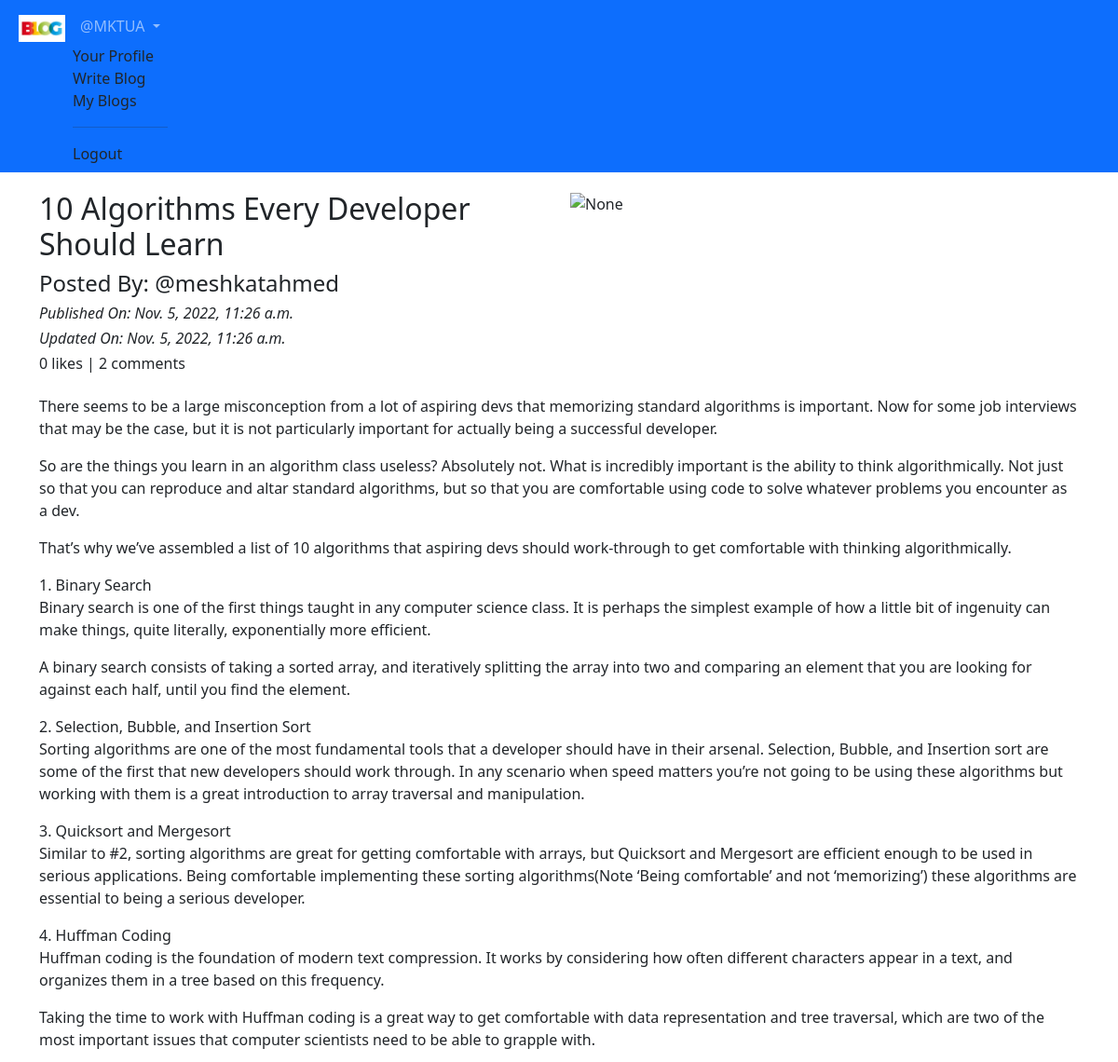
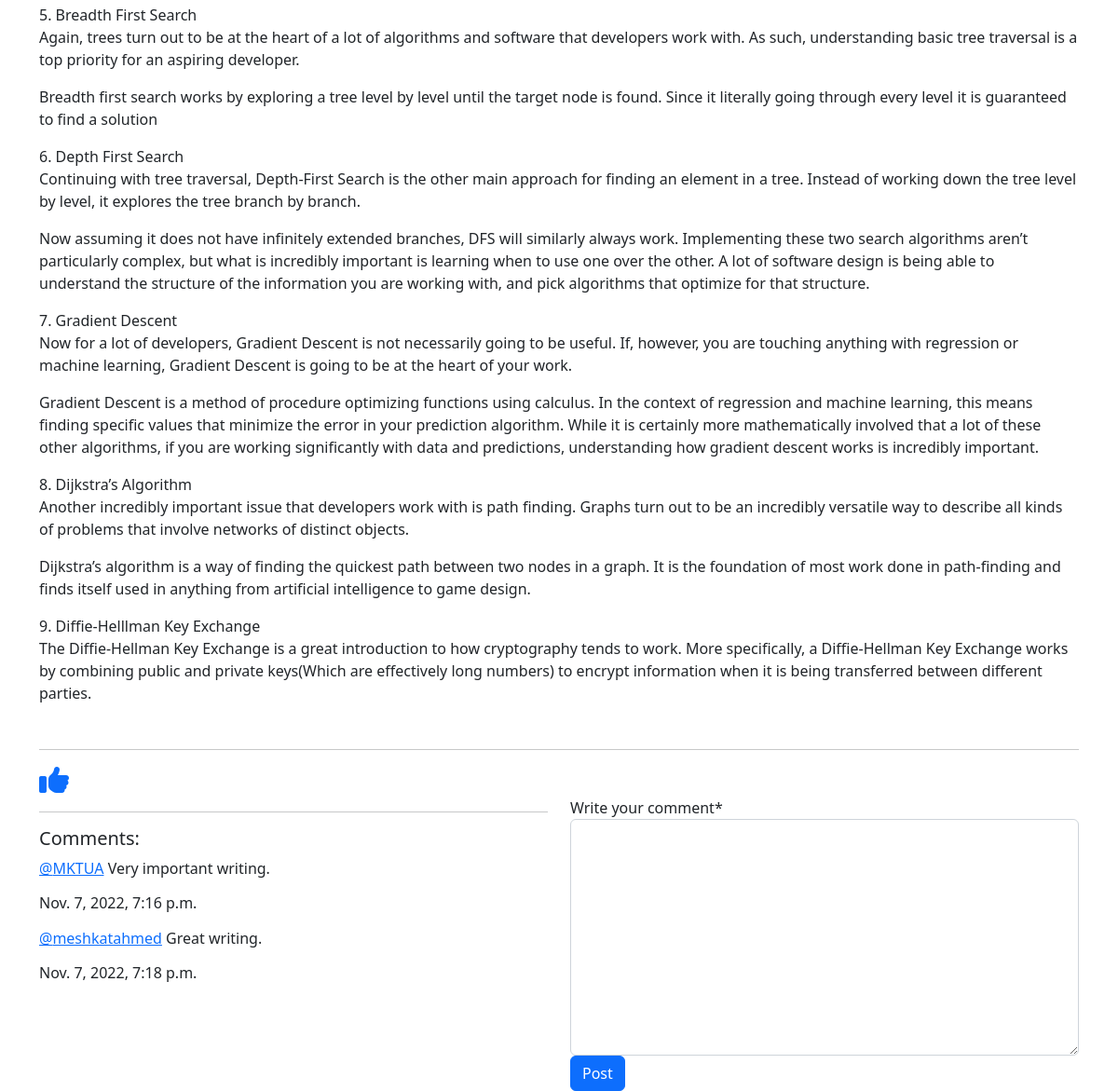
Page /blog/details/10-Algorithms-Every-Developer-Should-Learn-4bfb60c4-b2c4-416b-a7b5-a76bc008601c/ (signed in) on the earlier database version (2 pictures, top to bottom).
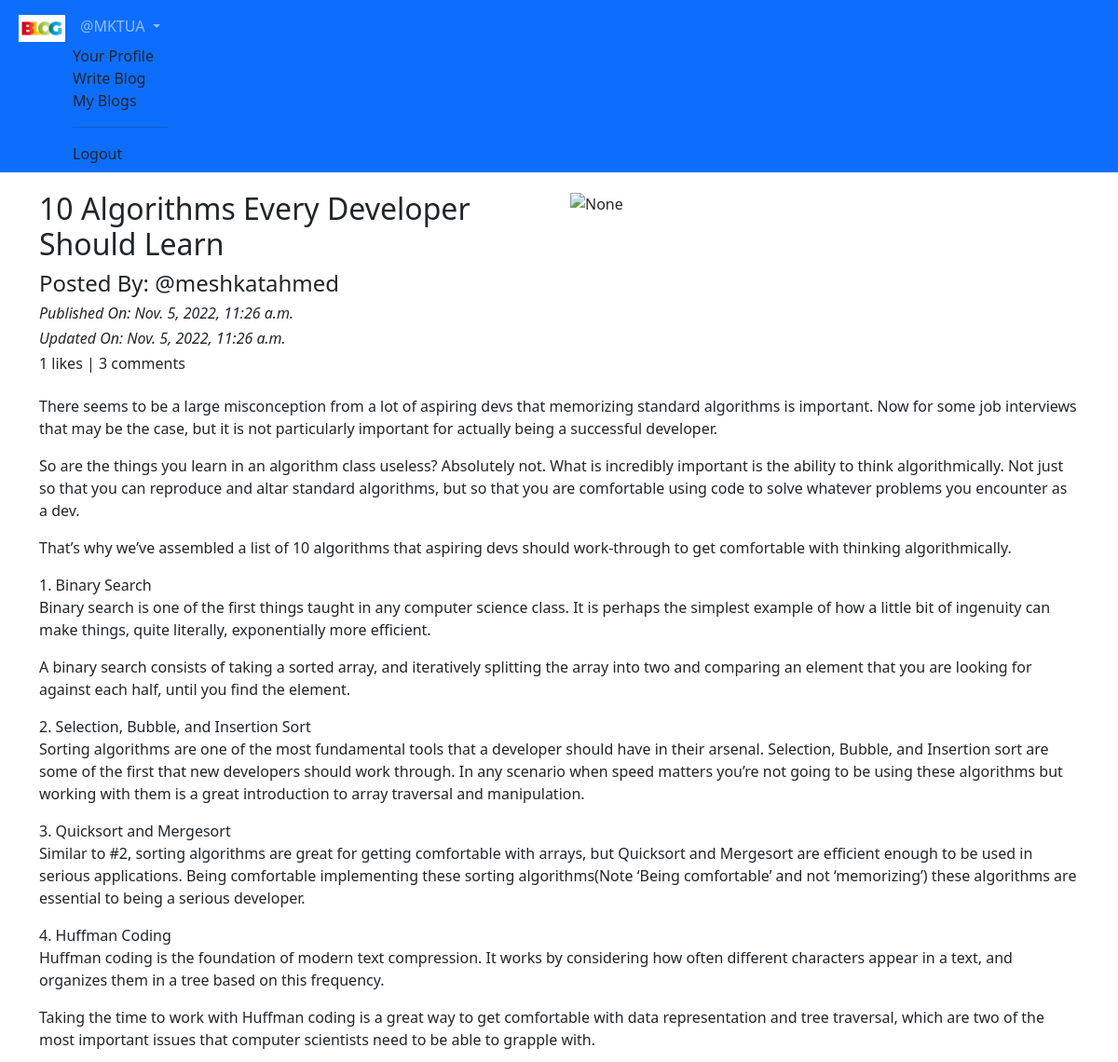
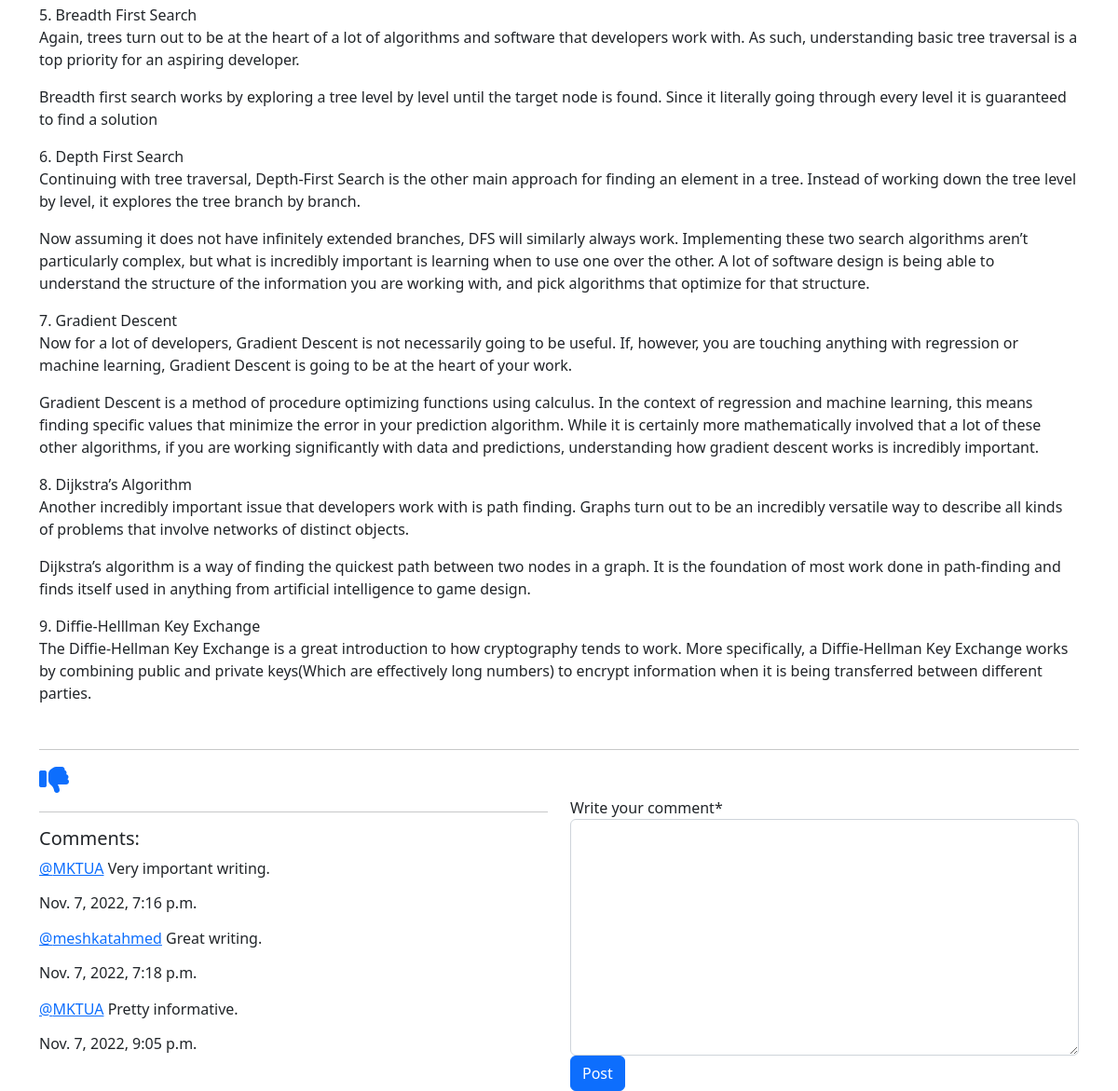
Same page on the later database version (2 pictures, top to bottom).
### blog_app/models.py (models this page shows, shortened)
class Blog(models.Model):
    author = models.ForeignKey(User,on_delete=models.CASCADE,related_name='post_author')
    blog_title = models.CharField(max_length=264,verbose_name="put a title")
    slug = models.SlugField(max_length=264,unique=True)
    blog_content = models.TextField(verbose_name="what's on your mind")
    blog_image = models.ImageField(upload_to="static/media/images/blogimages",blank=True)
    publish_date = models.DateTimeField(auto_now_add=True)
    update_date = models.DateTimeField(auto_now=True)
    class Meta:
        ordering = ['-publish_date',]

class Comment(models.Model):
    blog = models.ForeignKey(Blog,on_delete=models.CASCADE,related_name='blog_comment')
    user = models.ForeignKey(User,on_delete=models.CASCADE,related_name='user_comment')
    comment = models.TextField(verbose_name="Write your comment")
    comment_date = models.DateTimeField(auto_now_add=True)
    class meta:
        ordering = ['-comment_date',]

### blog_app/views.py (the view, shortened to what this page needs)
# urls.py: path('details/<slug>/',views.blog_details,name='blogdetails'),
@login_required
def blog_details(request,slug):
    blog = Blog.objects.get(slug=slug)
    comment_form = CommentForm()
    already_liked = Like.objects.filter(blog=blog,user=request.user)
    if already_liked:
        liked=True
    else:
        liked=False
    return render(request,'blog_app/blogdetails.html',context={'blog':blog,'comment_form':comment_form,'liked':liked})

### blog_app/forms.py
class CommentForm(forms.ModelForm):
    class Meta:
        model = Comment
        fields = ['comment']

### templates/blog_app/blogdetails.html (shortened to what this page needs)
{% extends 'base.html' %}
{% load crispy_forms_tags %}
{% load static %}
{% block body_block %}
  <div class="row">
    <div class="col-sm-6">
      <h2>{{blog.blog_title}}</h2>
      <h4>Posted By: @{{blog.author}}</h4>
      <i><h6>Published On: {{blog.publish_date}}</h6></i>
      <i><h6>Updated On: {{blog.update_date}}</h6></i>
      <h6>{{blog.blog_like.count}} likes | {{blog.blog_comment.count}} comments</h6>
    </div>
    <div class="col-sm-6">
      <img src="{% static '{{blog.blog_image}}' %}" alt="None" width="100%">
    </div>
    <p>{{blog.blog_content|linebreaks}}</p>
  </div>
  <hr>
  {% if liked %}
    <a href="{% url 'blog_app:unlikedpost' pk=blog.pk %}"><i class="fa-solid fa-thumbs-down fa-2x"></i></a>
  {% else %}
    <a href="{% url 'blog_app:likedpost' pk=blog.pk %}"><i class="fa-solid fa-thumbs-up fa-2x"></i></a>
  {% endif %}
  <div class="row">
    <div class="col-sm-6">
        <hr>
        <h5>Comments:</h5>
        {% for comment in blog.blog_comment.all %}
          <p><a href="#">@{{comment.user}}</a> {{comment.comment}}
            <br>
            <h6>{{comment.comment_date}}</h6>
          </p>
        {% endfor %}
    </div>
    <div class="col-sm-6">
      <form method="POST">
        {{ comment_form|crispy }}
        <button type="submit" class="btn btn-primary btn-md">Post</button>
      </form>
    </div>
  </div>
{% endblock %}

### templates/base.html (shortened to what this page needs)
<!DOCTYPE html>
<html lang="en" dir="ltr">
  <head>
    <link href="https://cdn.jsdelivr.net/npm/bootstrap@5.2.2/dist/css/bootstrap.min.css" rel="stylesheet">
  </head>
  <body>
    <nav class="navbar navbar-expand-lg bg-primary navbar-dark">
      <div class="container-fluid">
        <ul class="navbar-nav">
          <li class="nav-item active">
            <a class="nav-link" href="{% url 'home' %}"><img src="/static/media/images/blogimages/a.png" alt="None" width="50px"></a>
          </li>
          {% if user.is_authenticated %}
            <div class="nav-item dropdown">
              <a class="nav-link dropdown-toggle" href="#" id="navbardrop" data-toggle="dropdown">
                @{{user.username}}
              </a>
              <div class=class="dropdown-menu">
                <a class="dropdown-item" href="{% url 'login_app:profile' %}">Your Profile</a>
                <a class="dropdown-item" href="{% url 'blog_app:createblog' %}">Write Blog</a>
                <a class="dropdown-item" href="{% url 'blog_app:myblogs' %}">My Blogs</a>
                <hr>
                <a class="dropdown-item" href="{% url 'login_app:logout' %}">Logout</a>
              </div>
            </div>
          {% endif %}
        </ul>
      </div>
    </nav>
    <div class="container" style="padding-top:20px">
      {% block body_block %}
      {% endblock %}
    </div>
  </body>
</html>

Differences in the rows shown:
computed for Blog "10 Algorithms Every Developer Should Learn": blog_like.count "0" → "1"; blog_comment.count "2" → "3"
added Comment: user "MKTUA", comment "Pretty informative.", comment_date "Nov. 7, 2022, 9:05 p.m."
